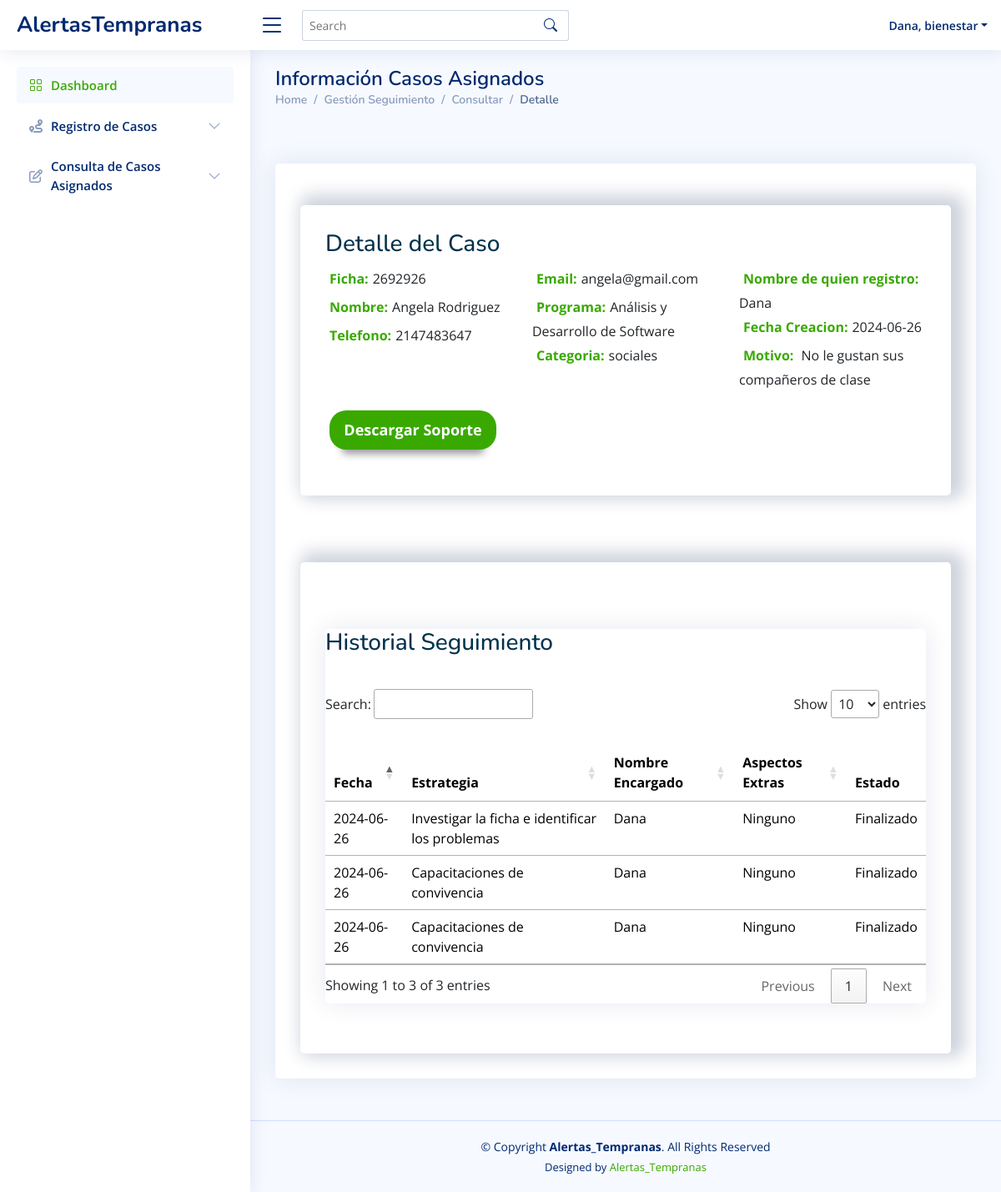
The page /Views/bienestar/mostrarCasoAsignado.php?id=24 (signed in) on the database its author committed.
### tables this page shows
CREATE TABLE `usuarios` (
  `id` int(11) NOT NULL,
  `tipo_documento` varchar(20) NOT NULL,
  `documento` int(11) NOT NULL,
  `nombre` varchar(60) NOT NULL,
  `email` varchar(60) NOT NULL,
  `telefono` int(11) NOT NULL,
  `clave` varchar(250) NOT NULL,
  `rol` varchar(50) NOT NULL
);

CREATE TABLE `casos` (
  `id` int(11) NOT NULL,
  `descripcion` text NOT NULL,
  `categoria` varchar(80) NOT NULL,
  `soporte` varchar(300) NOT NULL,
  `fecha` date NOT NULL,
  `estado` varchar(80) NOT NULL,
  `id_aprendiz` int(11) NOT NULL,
  `id_usuario` int(11) NOT NULL,
  `id_encargado` int(11) NOT NULL
);

CREATE TABLE `aprendiz` (
  `id` int(11) NOT NULL,
  `tipo_documento_aprendiz` varchar(20) NOT NULL,
  `documento` bigint(20) NOT NULL,
  `nombre` varchar(60) NOT NULL,
  `apellido` varchar(50) NOT NULL,
  `email` varchar(60) NOT NULL,
  `telefono` int(11) NOT NULL,
  `programa` varchar(50) NOT NULL,
  `ficha` varchar(30) NOT NULL,
  `id_usuario` int(11) NOT NULL
);

CREATE TABLE `seguimiento_casos` (
  `id` int(11) NOT NULL,
  `estrategia` varchar(200) NOT NULL,
  `id_caso` int(11) NOT NULL,
  `id_encargado` int(11) NOT NULL,
  `aspectos_extras` text NOT NULL,
  `fecha` date DEFAULT NULL
);

### Models/consultasBienestar.php (called while the page is built, shortened)
<?php
class ConsultasBienestar {
    public function consultarInfoDet($id_caso){
        $objConexion = new Conexion();
        $conexion = $objConexion->getConexion();
        $consultar= "SELECT a.ficha, a.nombre, a.apellido, a.telefono, a.email, a.programa, c.categoria, u.nombre AS nombre_usuario, c.estado, c.fecha, c.descripcion, c.soporte FROM casos c JOIN aprendiz a ON c.id_aprendiz = a.id JOIN usuarios u ON c.id_usuario = u.id WHERE c.id = :id_caso";
        $result= $conexion->prepare($consultar);
        $result->bindparam(':id_caso', $id_caso);
        $result->execute();
        $f= array();
        while($resultado = $result->fetch()){
            $f[] = $resultado;
        }
        return $f;
    }
    public function consultarSegumientoCaso($id_caso){
        $objConexion = new Conexion();
        $conexion = $objConexion->getConexion();
        $consultar= "SELECT s.id, s.estrategia, s.id_caso, s.id_encargado, s.aspectos_extras, s.fecha, c.estado, u.nombre AS nombre_encargado FROM seguimiento_casos s JOIN casos c ON s.id_caso = c.id JOIN usuarios u ON s.id_encargado= u.id WHERE s.id_caso = :id_caso";
        $result= $conexion->prepare($consultar);
        $result->bindparam(':id_caso', $id_caso);
        $result->execute();
        $f= array();
        while($resultado = $result->fetch()){
            $f[] = $resultado;
        }
        return $f;
    }
    public function consultarUser($idUsuario)
    {
        $objConexion = new Conexion();
        $conexion = $objConexion->getConexion();
        $sql = "SELECT * FROM usuarios WHERE id = :idUsuario";
        $result = $conexion->prepare($sql);
        $result->bindParam(":idUsuario", $idUsuario);
        $result->execute();
        $f = $result->fetch();
        return $f;
    }
}

### Controllers/bienestar/mostrar_info.php (the view, shortened to what this page needs)
<?php
require_once("../../Models/consultasBienestar.php");
function cargarInfoDetalles() {
    $id_caso = $_GET['id'];
    $objConsultas = new ConsultasBienestar();
    $result = $objConsultas->consultarInfoDet($id_caso);
        foreach ($result as $f) {
            echo '
            <div class="col-md-4">
                <label class="modal-detalles" for="">Ficha:</label>'.$f['ficha'].' <br>
                <label class="modal-detalles" for="">Nombre:</label>'.$f['nombre'].' '.$f['apellido'].' <br>
                <label class="modal-detalles" for="">Telefono:</label>'.$f['telefono'].' <br>
              </div>
              <div class="col-md-4">
                <label class="modal-detalles" for="">Email:</label>'.$f['email'].' <br>
                <label class="modal-detalles" for="">Programa:</label>'.$f['programa'].'<br>
                <label class="modal-detalles" for="">Categoria:</label>'.$f['categoria'].' <br>
              </div>
              <div class="col-md-4">
                <label class="modal-detalles" for="">Nombre de quien registro:</label>'.$f['nombre_usuario'].' <br>
                <label class="modal-detalles" for="">Fecha Creacion:</label>'.$f['fecha'].'<br>
                <label class="modal-detalles" for="">Motivo:</label>'.$f['descripcion'].'<br>
              </div>
              <div class="col-md-12">
                <label class="modal-detalles" for=""><button class="form-button"><a href="'.$f['soporte'].'" download style= "color:white; ">Descargar Soporte</a></button> <br>
              </div>
            ';
        }
}
function cargarSeguimiento(){
  $id_caso = $_GET['id'];
  $objConsultas = new ConsultasBienestar();
  $result = $objConsultas->consultarSegumientoCaso($id_caso);
  if (!isset($result)) {
      echo "<h2>No hay seguimientos registrados</h2>";
  } else {
      foreach ($result as $f) {
          echo '
                <tr>
                  <td>'.$f['fecha'].'</td>
                  <td>'.$f['estrategia'].' </td>
                  <td>'.$f['nombre_encargado'].'</td>
                  <td>'.$f['aspectos_extras'].'</td>
                  <td>'.$f['estado'].'</td>
                </tr>
          ';
      }
  }
}
function cargarPerfilBienestar()
{
  $idUsuarios = $_SESSION["id"];
  $objConsultasAdmin = new ConsultasBienestar();
  $f = $objConsultasAdmin->consultarUser($idUsuarios);
  echo '
        <li class="nav-item dropdown pe-3">
          <a class="nav-link nav-profile d-flex align-items-center pe-0" href="#" data-bs-toggle="dropdown">
            <span class="d-none d-md-block dropdown-toggle ps-2">' . $f["nombre"] .', '.$f["rol"].  '</span>
          </a>
          <ul class="dropdown-menu dropdown-menu-end dropdown-menu-arrow profile">
            <li class="dropdown-header">
              <h6>' . $f["nombre"] . '</h6>
              <span>' . $f["rol"] . '</span>
            </li>
            <li>
              <hr class="dropdown-divider">
            </li>
            <li>
              <a class="dropdown-item d-flex align-items-center" href="userProfileAdmin.php">
                <i class="bi bi-person"></i>
                <span>Mi perfil</span>
              </a>
            </li>
            <li>
              <hr class="dropdown-divider">
            </li>
            <li>
              <a class="dropdown-item d-flex align-items-center" href="users-profile.html">
                <i class="bi bi-gear"></i>
                <span>Configuración</span>
              </a>
            </li>
            <li>
              <hr class="dropdown-divider">
            </li>
            <li>
              <a class="dropdown-item d-flex align-items-center" href="pages-faq.html">
                <i class="bi bi-question-circle"></i>
                <span>¿Necesitas Ayuda?</span>
              </a>
            </li>
            <li>
              <hr class="dropdown-divider">
            </li>
            <li>
              <a class="dropdown-item d-flex align-items-center" href="../../Controllers/cerrarSesion.php">
                <i class="bi bi-box-arrow-right"></i>
                <span>Cerrar Sesión</span>
              </a>
            </li>
          </ul>
        </li>
    ';
}

### Views/Bienestar/assets/css/style.css (style rules this page uses)
:root { scroll-behavior: smooth; --primary-color: #39A900; --secondary-color: #00324D; --complementary-color1: #385c57; --complementary-color2: #e6e6e6; --degrade: linear-gradient(#39a900, #A1D687, #fff); --font-size-titulos-h1: 48px; --font-size-titulos-h2: 40px; --font-size-titulos-h3: 32px; --font-size-titulos-h4: 24px; --font-size-parrafos: 24px; }
body { font-family: "Open Sans", sans-serif; background: #f6f9ff; color: #444444; }
a { color: var(--primary-color); text-decoration: none; }
.header-nav .nav-profile { color: #012970; }
.header-nav .nav-profile span { font-size: 14px; font-weight: 600; }
.form-button { width: 200px; font-size: 18px; font-weight: bold; background: var(--primary-color); color: #fff; padding-block: 10px; margin: 20px auto; border-radius: 20px; box-shadow: #999 0px 20px 10px -15px; border: none; transition: all 0.2s ease-in-out; }
.modal-detalles { margin: 5px; font-weight: 700; color: #39A900; }

### rows shown on the page
usuarios: nombre "Dana", rol "bienestar"
casos: id_aprendiz.ficha "2692926", id_aprendiz.nombre "Angela", id_aprendiz.apellido "Rodriguez", id_aprendiz.telefono "2147483647", id_aprendiz.email "angela@gmail.com", id_aprendiz.programa "Análisis y Desarrollo de Software", categoria "sociales", id_usuario.nombre "Dana", fecha "2024-06-26", descripcion "No le gustan sus compañeros de clase"
seguimiento_casos: fecha "2024-06-26", estrategia "Investigar la ficha e identificar los problemas", id_encargado.nombre "Dana", aspectos_extras "Ninguno", id_caso.estado "Finalizado"
seguimiento_casos: fecha "2024-06-26", estrategia "Capacitaciones de convivencia", id_encargado.nombre "Dana", aspectos_extras "Ninguno", id_caso.estado "Finalizado"
seguimiento_casos: fecha "2024-06-26", estrategia "Capacitaciones de convivencia", id_encargado.nombre "Dana", aspectos_extras "Ninguno", id_caso.estado "Finalizado"
